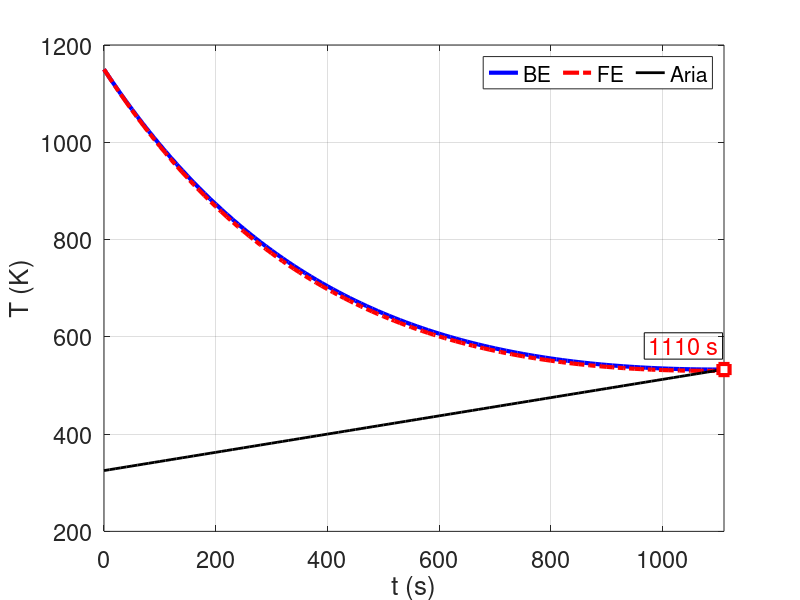

Source code (MATLAB):
%% LaCoSTe 2020/2021 
%% Lab 7 Ex 4 - Soluzioni, Gianmarco Lorenti

clc;clear all;close all;

set(0,'defaultlinelinewidth',3);
set(0,'defaulttextfontsize',17);
set(0,'defaultaxesfontsize',17);

%% Input

% Delle sfere di acciaio di diametro 12 mm (conducibilità = 40 W/m/K, 
% densità = 7800 kg/m3, e calore specifico = 600 J/kg/K) vengono temprate 
% scaldandole molto rapidamente a 1150 K e poi raffreddandole lentamente
% fino alla temperatura finale di 400K in un ambiente con aria, la cui 
% temperatura Taria  aumenta nel tempo:  Taria = 325 K + 0.1875 K/s × t, 
% dove t è il tempo dall’inizio del processo di raffreddamento.
% Calcolare numericamente con lo schema di Eulero implicito l’evoluzione 
% nel tempo della temperatura delle sferette, supponendo che il coefficiente
% di scambio termico sia pari a 20 W/m2K e che tutta la superficie esterna 
% delle sfere sia in contatto con l’aria. Dopo aver fatto il grafico 
% dell’evoluzione nel tempo della temperatura delle sfere, determinare dopo 
% quanto tempo essa diventa uguale a quella dell’aria. Verificare il 
% risultato ottenuto utilizzando lo schema di Eulero in avanti.

% Sfere acciaio

phi = 12e-3; %Diametro sfere (mm)
kk = 40; %Conducibilità termica acciacio (W/m K)
rho = 7800; %Densità acciacio (kg/m3)
cc = 600; %Calore specificio acciaio (J/kg K)

% Processo di tempra

Tin = 1150; %Temperatura iniziale delle sfere (K)
Tf = 400; %Temperatura che dovrebbero raggiungere le sfere al termine del processo (K)

Ta = @(t) 325 + 0.1875*t; %Temperatura dell'aria in funzione del tempo (K), t(s)
hh = 20; %Coefficiente di scambio termico acciaio-aria (W/m2 K)

% Numero di Biot

Bi = hh*phi/kk; %Analisi monodimensionale quando Bi << 0.1

%% Analisi 0D - BE e FE

T0 = Tin; %"Distribuzione" iniziale di temperatura
Vol = 4/3*pi*(phi/2)^3; %Volume delle sfere (m3)
Sup = 4*pi*(phi/2)^2; %Superficie di scambio termico (m2)


% Backward Euler (metodo implicito)

Told_be = T0; %Inizializzazione temperatura sfere
t_be = 0; %Istante di tempo iniziale (s)
dt_be = 10; %Timestep (s)

count_be = 1; %Contatore iterazioni
time_be(count_be) = t_be; %Vettore dei tempi 
Tt_be(count_be) = Told_be; %Vettore della temperatura delle sfere nel tempo
Tat_be(count_be) = Ta(t_be); %Vettore della temperatura dell'aria nel tempo 

% Si avvia un ciclo while per il calcolo della temperatura delle sfere (in
% funzione di quella dell'aria) ad ogni istante di tempo t + dt. Il ciclo si
% arresta quando la temperatura delle sfere raggiunge quella dell'aria. E'
% necessario prestare attenzione a questo passaggio perché la temperatura
% dell'aria è data in funzione del tempo soltanto e quindi non è
% influenzata dalla temperatura delle sfere. In realtà questa è
% un'approssimazione poiché, per il secondo principio, la temperatura
% dell'aria non può superare quella delle sfere.
% Si aggiunge un numero massimo di iterazioni per sicurezza.
% Viene utilizzato un metodo esplicito (Forward Euler).

while (Told_be > Tf && Told_be>Ta(t_be)) && count_be < 1e4
    
    count_be = count_be + 1; %Aggiornamento contatore iterazioni
    t_be = t_be + dt_be; %Aggiornamento tempo
    time_be(count_be) = t_be;
    Tat_be(count_be) = Ta(t_be); %Calcolo temperatura dell'aria
    
    Tnew_be = (Told_be + (hh*Sup*dt_be)/(rho*cc*Vol)*Ta(t_be))/(1+(hh*Sup*dt_be)/(rho*cc*Vol));
    
    Tt_be(count_be) = Tnew_be;
    Told_be = Tnew_be; %Aggiornamento di Told ad ogni iterazione!!
    
end
  

% Forward Euler (metodo esplicito)

Told_fe = T0; %Inizializzazione temperatura sfere
t_fe = 0; %Istante di tempo iniziale (s)
dt_fe = 10; %Timestep (s)

count_fe = 1; %Contatore iterazioni
time_fe(count_fe) = t_fe; %Vettore dei tempi
Tt_fe(count_fe) = Told_fe; %Vettore della temperatura delle sfere nel tempo
Tat_fe(count_fe) = Ta(t_fe); %Vettore della temperatura dell'aria nel tempo

% Si avvia un ciclo while per il calcolo della temperatura delle sfere (in
% funzione di quella del gas) ad ogni istante di tempo t + dt. Il ciclo si
% arresta quando la temperatura delle sfere raggiunge quella dell'aria. E'
% necessario prestare attenzione a questo passaggio perché la temperatura
% dell'aria è data in funzione del tempo soltanto e quindi non è
% influenzata dalla temperatura delle sfere. In realtà questa è
% un'approssimazione poiché, per il secondo principio, la temperatura
% dell'aria non può superare quella delle sfere.
% Si aggiunge un numero massima di iterazioni per sicurezza.
% Viene utilizzato un metodo esplicito (Forward Euler).

while (Told_fe > Tf && Told_fe>Ta(t_fe)) && count_fe < 1e4
    
    count_fe = count_fe + 1; %Aggiornamento contatore iterazioni
    t_fe = t_fe + dt_fe; %Aggiornamento tempo
    time_fe(count_fe) = t_fe;
    Tat_fe(count_fe) = Ta(t_fe); %Calcolo temperatura dell'aria
    
    Tnew_fe = Told_fe + (hh*Sup)/(rho*cc*Vol)*dt_fe*(Ta(t_fe) - Told_fe);
    
    Tt_fe(count_fe) = Tnew_fe;
    Told_fe = Tnew_fe; %Aggiornamento di Told ad ogni iterazione!!
    
end


%% Post-process

% Distribuzione di temperatura
figure('units','normalized','outerposition',[0.25 0.5 0.5 0.5]);
f1=figure(1);

hold on;
grid on;
box on;

plot(time_be,Tt_be,'b');
plot(time_fe,Tt_fe,'r-.');
plot(time_be,Tat_be,'k','linewidth',2);
plot(time_be(end),Tt_be(end),'rs','markerfacecolor','w','markersize',8);

xlabel('t (s)');
ylabel('T (K)');

xlim([time_be(1),time_be(end)]);

legend('BE','FE','Aria','orientation','horizontal','location','northeast');

% title('Evoluzione della temperatura media della sfera nel tempo');

text(time_be(end)-10,Tt_be(end)+30,sprintf('%d s',time_be(end)),...
    'horizontalalignment','right','verticalalignment','bottom','color','r','edgecolor','k','linestyle','-');

print -f1 -depsc Lab7Ex4_figure1

if Tt_be(end) > Tf
    fprintf('\nIl tempo necessario perché la temperatura delle sfere eguagli quella dell''aria è pari a %d s (BE).\n',...
        time_be(end));
    fprintf('\nTuttavia il raffreddamento non è sufficiente poiché si raggiunge una temperatura di %.1f K invece che %.1f K.\n',...
        Tt_be(end),Tf);
else
    fprintf('\nIl tempo necessario perché la temperatura delle sfere raggiunga la temperatura finale è pari a %d s (BE).\n',...
        time_be(end));
     fprintf('\nTuttavia il raffreddamento non è completato poiché si l''aria è ancora ad una tmperatura di %.1f K.\n',...
        Tat_be(end));
end
    
